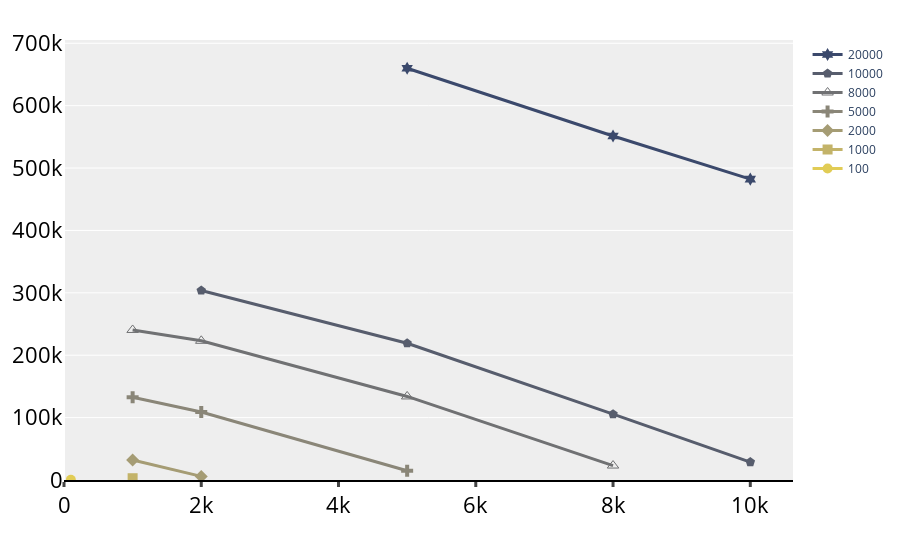

Source (notebook cell):
### Code cell
fig = go.Figure()
ploted_edge=[100,1000,2000,5000,8000,10000,20000]
for idx, e in enumerate(ploted_edge):
    same_e = res.loc[res['#E'] == e]
    fig.add_trace(go.Scatter(x=same_e["#V"], y=same_e["flcomp"], name=f"{e}",
                             mode='lines+markers', marker=dict(symbol=marker_symbols[idx],size=10),
                             line=dict(color=colors[idx], width=3)))

fig.update_layout(xaxis=dict(showline=True, showgrid=False, rangemode="tozero",
                             linecolor='rgb(0, 0, 0)', linewidth=2,
                             tickwidth=3, tickfont=num_font, ticks='outside'),
                  yaxis=dict(tickfont=num_font, zeroline=False, showticklabels=True,rangemode="tozero",
                             showline=False),
                  showlegend=True,legend=dict(traceorder="reversed"),
                  margin=dict(autoexpand=True, l=40, r=20, t=40),
                  plot_bgcolor="#eeeeee"
                  )
fig.show()
fig.write_image("baseline_flcomp.pdf")

### Figure 1 — Plotly figure (JSON) as saved in the notebook; plotly's stock layout.template omitted (floating-point values rounded to 4 significant figures)
{"data": [{"line": {"color": "#e1cc55", "width": 3}, "marker": {"size": 10, "symbol": "circle"}, "mode": "lines+markers", "name": "100", "type": "scatter", "x": [100], "y": [275]}, {"line": {"color": "#c3b369", "width": 3}, "marker": {"size": 10, "symbol": "square"}, "mode": "lines+markers", "name": "1000", "type": "scatter", "x": [1000], "y": [2851]}, {"line": {"color": "#a59c74", "width": 3}, "marker": {"size": 10, "symbol": "diamond"}, "mode": "lines+markers", "name": "2000", "type": "scatter", "x": [1000, 2000], "y": [31960, 5765]}, {"line": {"color": "#8a8678", "width": 3}, "marker": {"size": 10, "symbol": "cross"}, "mode": "lines+markers", "name": "5000", "type": "scatter", "x": [1000, 2000, 5000], "y": [132635, 109035, 14806]}, {"line": {"color": "#707173", "width": 3}, "marker": {"size": 10, "symbol": "triangle-up-open"}, "mode": "lines+markers", "name": "8000", "type": "scatter", "x": [1000, 2000, 5000, 8000], "y": [240501, 223132, 133942, 23167]}, {"line": {"color": "#575d6d", "width": 3}, "marker": {"size": 10, "symbol": "pentagon"}, "mode": "lines+markers", "name": "10000", "type": "scatter", "x": [2000, 5000, 8000, 10000], "y": [303860, 219094, 105569, 28671]}, {"line": {"color": "#3b496c", "width": 3}, "marker": {"size": 10, "symbol": "hexagram"}, "mode": "lines+markers", "name": "20000", "type": "scatter", "x": [5000, 8000, 10000], "y": [659998, 551363, 482270]}], "layout": {"legend": {"traceorder": "reversed"}, "margin": {"autoexpand": true, "l": 40, "r": 20, "t": 40}, "plot_bgcolor": "#eeeeee", "showlegend": true, "xaxis": {"linecolor": "rgb(0, 0, 0)", "linewidth": 2, "rangemode": "tozero", "showgrid": false, "showline": true, "tickfont": {"color": "#000000", "size": 22}, "ticks": "outside", "tickwidth": 3}, "yaxis": {"rangemode": "tozero", "showline": false, "showticklabels": true, "tickfont": {"color": "#000000", "size": 22}, "zeroline": false}}}
